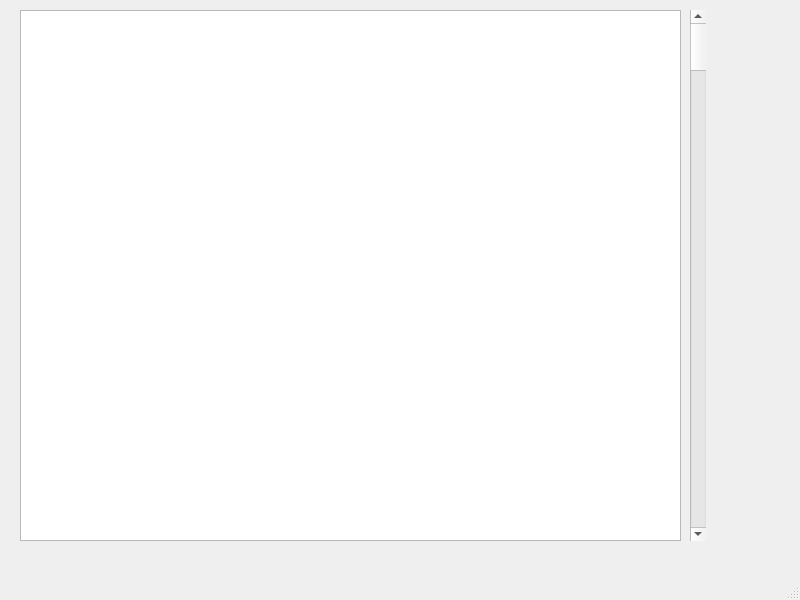
<?xml version="1.0" encoding="UTF-8"?>
<ui version="4.0">
 <class>MainWindow</class>
 <widget class="QMainWindow" name="MainWindow">
  <property name="geometry">
   <rect>
    <x>0</x>
    <y>0</y>
    <width>800</width>
    <height>600</height>
   </rect>
  </property>
  <property name="windowTitle">
   <string>MainWindow</string>
  </property>
  <widget class="QWidget" name="centralwidget">
   <widget class="QListView" name="listView">
    <property name="geometry">
     <rect>
      <x>20</x>
      <y>10</y>
      <width>661</width>
      <height>531</height>
     </rect>
    </property>
   </widget>
   <widget class="QScrollBar" name="verticalScrollBar">
    <property name="geometry">
     <rect>
      <x>690</x>
      <y>10</y>
      <width>16</width>
      <height>531</height>
     </rect>
    </property>
    <property name="orientation">
     <enum>Qt::Vertical</enum>
    </property>
   </widget>
  </widget>
  <widget class="QMenuBar" name="menubar">
   <property name="geometry">
    <rect>
     <x>0</x>
     <y>0</y>
     <width>800</width>
     <height>26</height>
    </rect>
   </property>
  </widget>
  <widget class="QStatusBar" name="statusbar"/>
 </widget>
 <resources/>
 <connections/>
</ui>
